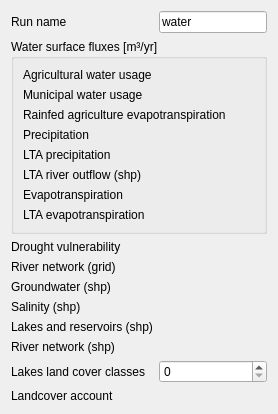
                            <widget class="QWidget" name="WATER_">
                              <layout class="QFormLayout" name="formLayout">
                                <item row="0" column="0">
                                  <widget class="QLabel" name="label_41">
                                    <property name="text">
                                      <string>Run name</string>
                                    </property>
                                  </widget>
                                </item>
                                <item row="0" column="1">
                                  <widget class="QLineEdit" name="run_name_">
                                    <property name="text">
                                      <string>water</string>
                                    </property>
                                  </widget>
                                </item>
                                <item row="1" column="0" colspan="2">
                                  <widget class="QGroupBox" name="groupBox_13">
                                    <property name="title">
                                      <string>Water surface fluxes [m³/yr]</string>
                                    </property>
                                    <layout class="QFormLayout" name="formLayout_37">
                                      <item row="0" column="0">
                                        <widget class="QLabel" name="label_43">
                                          <property name="text">
                                            <string>Agricultural water usage</string>
                                          </property>
                                        </widget>
                                      </item>
                                      <item row="0" column="1">
                                        <widget class="QgsFileWidget" name="AGRIusage_">
                                          <property name="filter">
                                            <string>Geotiff (*.tiff *.tif);; All Files (*.*)</string>
                                          </property>
                                        </widget>
                                      </item>
                                      <item row="1" column="0">
                                        <widget class="QLabel" name="label_52">
                                          <property name="text">
                                            <string>Municipal water usage</string>
                                          </property>
                                        </widget>
                                      </item>
                                      <item row="1" column="1">
                                        <widget class="QgsFileWidget" name="MUNIusage_">
                                          <property name="filter">
                                            <string>Geotiff (*.tiff *.tif);; All Files (*.*)</string>
                                          </property>
                                        </widget>
                                      </item>
                                      <item row="2" column="0">
                                        <widget class="QLabel" name="label_53">
                                          <property name="text">
                                            <string>Rainfed agriculture evapotranspiration</string>
                                          </property>
                                        </widget>
                                      </item>
                                      <item row="2" column="1">
                                        <widget class="QgsFileWidget" name="ET_rainfed_agriculture_">
                                          <property name="filter">
                                            <string>Geotiff (*.tiff *.tif);; All Files (*.*)</string>
                                          </property>
                                        </widget>
                                      </item>
                                      <item row="3" column="0">
                                        <widget class="QLabel" name="label_56">
                                          <property name="text">
                                            <string>Precipitation</string>
                                          </property>
                                        </widget>
                                      </item>
                                      <item row="3" column="1">
                                        <widget class="QgsFileWidget" name="precipitation_">
                                          <property name="filter">
                                            <string>Geotiff (*.tiff *.tif);; All Files (*.*)</string>
                                          </property>
                                        </widget>
                                      </item>
                                      <item row="4" column="0">
                                        <widget class="QLabel" name="label_54">
                                          <property name="text">
                                            <string>LTA precipitation</string>
                                          </property>
                                        </widget>
                                      </item>
                                      <item row="4" column="1">
                                        <widget class="QgsFileWidget" name="LTA_precipitation_">
                                          <property name="filter">
                                            <string>Geotiff (*.tiff *.tif);; All Files (*.*)</string>
                                          </property>
                                        </widget>
                                      </item>
                                      <item row="5" column="0">
                                        <widget class="QLabel" name="label_49">
                                          <property name="text">
                                            <string>LTA river outflow (shp)</string>
                                          </property>
                                        </widget>
                                      </item>
                                      <item row="5" column="1">
                                        <widget class="QgsFileWidget" name="LTA_river_outflow_">
                                          <property name="filter">
                                            <string>Vector Files (*.shp *.gpkg);; All Files (*.*)</string>
                                          </property>
                                        </widget>
                                      </item>
                                      <item row="6" column="0">
                                        <widget class="QLabel" name="label_55">
                                          <property name="text">
                                            <string>Evapotranspiration</string>
                                          </property>
                                        </widget>
                                      </item>
                                      <item row="6" column="1">
                                        <widget class="QgsFileWidget" name="evapotranspiration_">
                                          <property name="filter">
                                            <string>Geotiff (*.tiff *.tif);; All Files (*.*)</string>
                                          </property>
                                        </widget>
                                      </item>
                                      <item row="7" column="0">
                                        <widget class="QLabel" name="label_51">
                                          <property name="text">
                                            <string>LTA evapotranspiration</string>
                                          </property>
                                        </widget>
                                      </item>
                                      <item row="7" column="1">
                                        <widget class="QgsFileWidget" name="LTA_evapotranspiration_">
                                          <property name="filter">
                                            <string>Geotiff (*.tiff *.tif);; All Files (*.*)</string>
                                          </property>
                                        </widget>
                                      </item>
                                    </layout>
                                  </widget>
                                </item>
                                <item row="2" column="0">
                                  <widget class="QLabel" name="label_48">
                                    <property name="text">
                                      <string>Drought vulnerability</string>
                                    </property>
                                  </widget>
                                </item>
                                <item row="2" column="1">
                                  <widget class="QgsFileWidget" name="drought_vulnerability_">
                                    <property name="filter">
                                      <string>Geotiff (*.tiff *.tif);; All Files (*.*)</string>
                                    </property>
                                  </widget>
                                </item>
                                <item row="3" column="0">
                                  <widget class="QLabel" name="label_50">
                                    <property name="text">
                                      <string>River network (grid)</string>
                                    </property>
                                  </widget>
                                </item>
                                <item row="3" column="1">
                                  <widget class="QgsFileWidget" name="river_length_">
                                    <property name="filter">
                                      <string>Geotiff (*.tiff *.tif);; All Files (*.*)</string>
                                    </property>
                                  </widget>
                                </item>
                                <item row="4" column="0">
                                  <widget class="QLabel" name="label_47">
                                    <property name="text">
                                      <string>Groundwater (shp)</string>
                                    </property>
                                  </widget>
                                </item>
                                <item row="4" column="1">
                                  <widget class="QgsFileWidget" name="aquifer_">
                                    <property name="filter">
                                      <string>Vector Files (*.shp *.gpkg);; All Files (*.*)</string>
                                    </property>
                                  </widget>
                                </item>
                                <item row="5" column="0">
                                  <widget class="QLabel" name="label_46">
                                    <property name="text">
                                      <string>Salinity (shp)</string>
                                    </property>
                                  </widget>
                                </item>
                                <item row="5" column="1">
                                  <widget class="QgsFileWidget" name="salinity_">
                                    <property name="filter">
                                      <string>Vector Files (*.shp *.gpkg);; All Files (*.*)</string>
                                    </property>
                                  </widget>
                                </item>
                                <item row="6" column="0">
                                  <widget class="QLabel" name="label_45">
                                    <property name="text">
                                      <string>Lakes and reservoirs (shp)</string>
                                    </property>
                                  </widget>
                                </item>
                                <item row="6" column="1">
                                  <widget class="QgsFileWidget" name="HYDROlakes_">
                                    <property name="filter">
                                      <string>Vector Files (*.shp *.gpkg);; All Files (*.*)</string>
                                    </property>
                                  </widget>
                                </item>
                                <item row="7" column="0">
                                  <widget class="QLabel" name="label_44">
                                    <property name="text">
                                      <string>River network (shp)</string>
                                    </property>
                                  </widget>
                                </item>
                                <item row="7" column="1">
                                  <widget class="QgsFileWidget" name="GLORIC_">
                                    <property name="filter">
                                      <string>Vector Files (*.shp *.gpkg);; All Files (*.*)</string>
                                    </property>
                                  </widget>
                                </item>
                                <item row="8" column="0">
                                  <widget class="QLabel" name="label_95">
                                    <property name="text">
                                      <string>Lakes land cover classes</string>
                                    </property>
                                  </widget>
                                </item>
                                <item row="8" column="1">
                                  <widget class="QSpinBox" name="LC_code_lakes_">
                                    <property name="maximum">
                                      <number>9999</number>
                                    </property>
                                    <property name="value">
                                      <number>0</number>
                                    </property>
                                  </widget>
                                </item>
				<item row="9" column="0">
                                  <widget class="QLabel" name="label_12">
                                    <property name="text">
                                      <string>Landcover account</string>
                                    </property>
                                  </widget>
                                </item>
                                <item row="9" column="1">
                                  <widget class="QgsFileWidget" name="leac_result_">
                                    <property name="filter">
                                      <string>Geotiff (*.tiff *.tif);; All Files (*.*)</string>
                                    </property>
                                  </widget>
                                </item>
			      </layout>
                            </widget>
